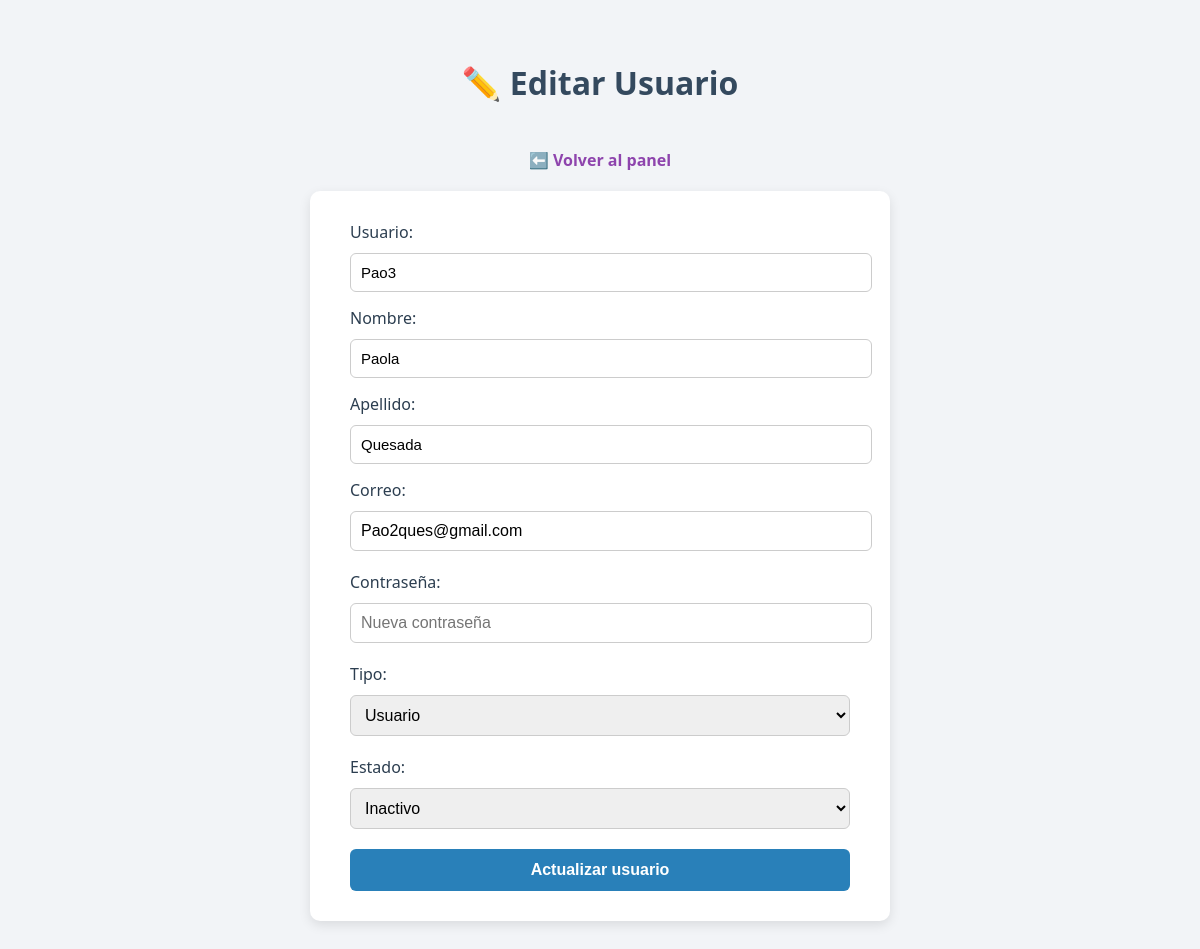
Page /public/editarusuario.php?id=19 (signed in) on the committed database.
### tables this page shows
CREATE TABLE `usuarios` (
  `id` int(11) NOT NULL,
  `usuario` varchar(50) NOT NULL,
  `nombre` varchar(100) DEFAULT NULL,
  `apellido` varchar(100) DEFAULT NULL,
  `correo` varchar(100) DEFAULT NULL,
  `contrasena` text DEFAULT NULL,
  `tipo` enum('admin','usuario') NOT NULL,
  `estado` tinyint(1) DEFAULT 1
);

### includes/functions.php (called while the page is built, shortened)
<?php
require_once __DIR__ . '../sql/pdo_conexion.php';
function getUserById($id)
{
    global $pdo;
    $stmt = $pdo->prepare("SELECT * FROM usuarios WHERE id = :id");
    $stmt->execute(['id' => $id]);
    return $stmt->fetch(PDO::FETCH_ASSOC);
}
?>

### public/editarusuario.php (the view, shortened to what this page needs)
<?php
include '../includes/auth.php';
include '../includes/functions.php';
$id = $_GET['id'];
$user = getUserById($id);
?>
<!DOCTYPE html>
<html lang="es">
<head>
<link rel="stylesheet" href="../assets/css/style.css?v=2025">
</head>
<body>
    <h1>✏️ Editar Usuario</h1>
<a href="Panel.php" class="btn-volver">⬅️ Volver al panel</a>
    <form method="POST" class="formulario">
        Usuario:
<input type="text" name="usuario" value="<?= htmlspecialchars($user['usuario']) ?>" required>
        Nombre:
<input type="text" name="nombre" value="<?= htmlspecialchars($user['nombre']) ?>" required>
        Apellido:
<input type="text" name="apellido" value="<?= htmlspecialchars($user['apellido']) ?>" required>
        Correo:
<input type="email" name="correo" value="<?= htmlspecialchars($user['correo']) ?>" required>
        Contraseña:
<input type="password" name="contrasena" placeholder="Nueva contraseña" required>
        Tipo:
<select name="tipo" required>
<option value="usuario" <?= $user['tipo'] === 'usuario' ? 'selected' : '' ?>>Usuario</option>
</select>
        Estado:
<select name="estado" required>
<option value="0" <?= $user['estado'] == 0 ? 'selected' : '' ?>>Inactivo</option>
</select>
        <button type="submit">Actualizar usuario</button>
</form>
</body>
</html>

### assets/css/style.css (style rules this page uses)
.btn-volver { display: block; margin-top: 20px; text-align: center; color: #2980b9; font-weight: bold; text-decoration: none; }
body { font-family: 'Segoe UI', sans-serif; background-color: #f4f6f8; margin: 0; padding: 40px; color: #2c3e50; }
body { font-family: 'Segoe UI', sans-serif; background-color: #f7f9fc; margin: 0; padding: 40px; display: flex; flex-direction: column; align-items: center; }
h1 { color: #2c3e50; margin-bottom: 10px; }
.btn-volver { text-decoration: none; color: #8e44ad; font-weight: bold; margin-bottom: 25px; display: inline-block; }
.formulario { background-color: #fff; padding: 30px 40px; border-radius: 10px; box-shadow: 0 4px 12px rgba(0, 0, 0, 0.1); width: 100%; max-width: 500px; }
.formulario input, .formulario select { width: 100%; padding: 10px; margin: 10px 0 20px 0; border: 1px solid #ccc; border-radius: 6px; font-size: 16px; }
.formulario button { background-color: #2980b9; color: white; padding: 12px 20px; border: none; border-radius: 6px; font-weight: bold; font-size: 16px; cursor: pointer; width: 100%; }
body { font-family: 'Segoe UI', sans-serif; background-color: #f2f4f7; margin: 0; padding: 40px; display: flex; justify-content: center; }
h1 { color: #34495e; text-align: center; margin-bottom: 25px; }
input[type="text"], input[type="number"], input[type="file"], textarea, select { width: 100%; padding: 10px; border: 1px solid #ccc; border-radius: 6px; margin-bottom: 15px; font-size: 15px; }
.btn-volver { display: inline-block; margin-bottom: 20px; text-decoration: none; color: #8e44ad; font-weight: bold; }

### rows in the picture
usuarios: usuario "Pao3", nombre "Paola", apellido "Quesada", correo "Pao2ques@gmail.com", tipo "Usuario", estado "Inactivo"
